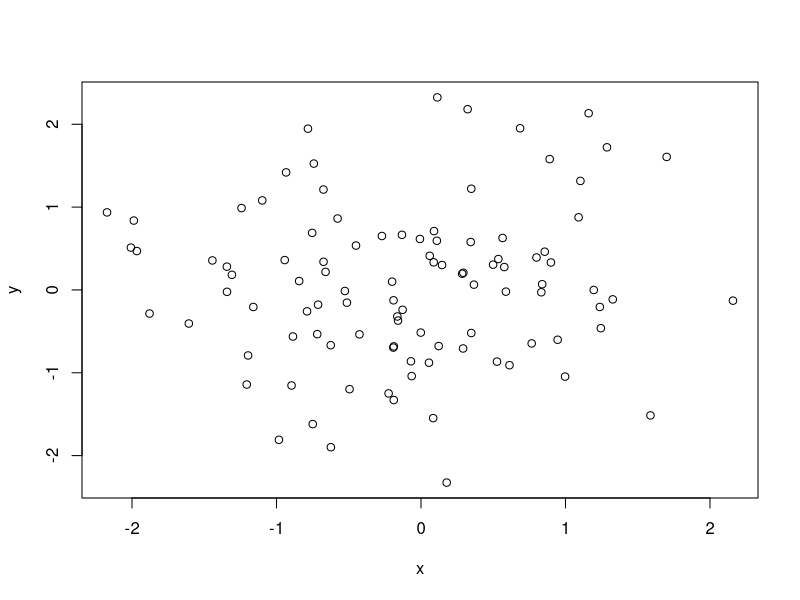

Here is the R script that generated this plot:
## ---- chunk 1
x <- rnorm(100)
y <- rnorm(100)
plot(x,y)
## ---- chunk 2
summary(x)
